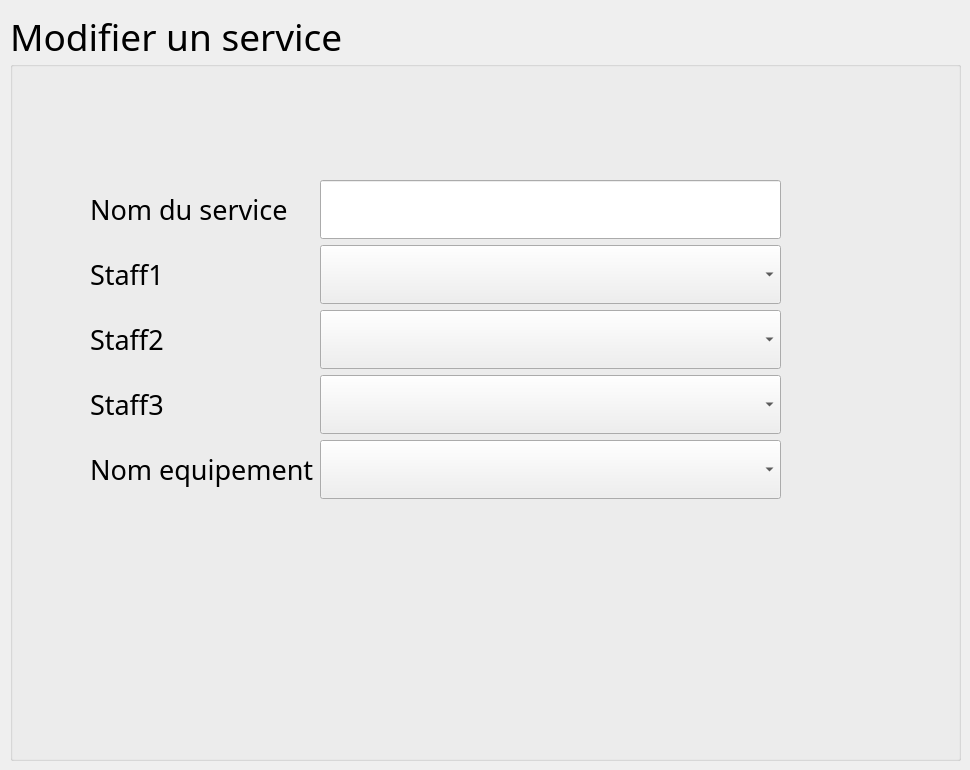
      <widget class="QWidget" name="ModifService">
       <widget class="QGroupBox" name="groupBox_6">
        <property name="geometry">
         <rect>
          <x>10</x>
          <y>10</y>
          <width>951</width>
          <height>751</height>
         </rect>
        </property>
        <property name="font">
         <font>
          <family>Quicksand SemiBold</family>
          <pointsize>28</pointsize>
         </font>
        </property>
        <property name="title">
         <string>Modifier un service</string>
        </property>
        <widget class="QPushButton" name="pushButton_modifService">
         <property name="geometry">
          <rect>
           <x>890</x>
           <y>700</y>
           <width>51</width>
           <height>41</height>
          </rect>
         </property>
         <property name="styleSheet">
          <string notr="true">#pushButton_modifService{
background-color: transparent;
border-image: url(:/pics/pics/valider.png);
background: none;
border: none;
background-repeat: none;
}</string>
         </property>
         <property name="text">
          <string/>
         </property>
        </widget>
        <widget class="QPushButton" name="pushButton_AnnulerModifService">
         <property name="geometry">
          <rect>
           <x>10</x>
           <y>710</y>
           <width>51</width>
           <height>31</height>
          </rect>
         </property>
         <property name="styleSheet">
          <string notr="true">#pushButton_AnnulerModifService{
background-color: transparent;
border-image: url(:/pics/pics/precedent.png);
background: none;
border: none;
background-repeat: none;
}</string>
         </property>
         <property name="text">
          <string/>
         </property>
        </widget>
        <widget class="QWidget" name="layoutWidget">
         <property name="geometry">
          <rect>
           <x>80</x>
           <y>170</y>
           <width>691</width>
           <height>321</height>
          </rect>
         </property>
         <layout class="QGridLayout" name="gridLayout_10">
          <item row="0" column="0">
           <widget class="QLabel" name="nom_service_3">
            <property name="font">
             <font>
              <family>Quicksand SemiBold</family>
              <pointsize>20</pointsize>
             </font>
            </property>
            <property name="text">
             <string>Nom du service</string>
            </property>
           </widget>
          </item>
          <item row="0" column="1">
           <widget class="QLineEdit" name="lineEdit_ModifNomService">
            <property name="readOnly">
             <bool>false</bool>
            </property>
           </widget>
          </item>
          <item row="1" column="0">
           <widget class="QLabel" name="staff1_3">
            <property name="font">
             <font>
              <family>Quicksand SemiBold</family>
              <pointsize>20</pointsize>
             </font>
            </property>
            <property name="text">
             <string>Staff1</string>
            </property>
           </widget>
          </item>
          <item row="1" column="1">
           <widget class="QComboBox" name="comboBox_ModifStaf1"/>
          </item>
          <item row="2" column="0">
           <widget class="QLabel" name="staff2_3">
            <property name="font">
             <font>
              <family>Quicksand SemiBold</family>
              <pointsize>20</pointsize>
             </font>
            </property>
            <property name="text">
             <string>Staff2</string>
            </property>
           </widget>
          </item>
          <item row="2" column="1">
           <widget class="QComboBox" name="comboBox_ModifStaf2"/>
          </item>
          <item row="3" column="0">
           <widget class="QLabel" name="staff3_3">
            <property name="font">
             <font>
              <family>Quicksand SemiBold</family>
              <pointsize>20</pointsize>
             </font>
            </property>
            <property name="text">
             <string>Staff3</string>
            </property>
           </widget>
          </item>
          <item row="3" column="1">
           <widget class="QComboBox" name="comboBox_ModifStaf3"/>
          </item>
          <item row="4" column="0">
           <widget class="QLabel" name="label_47">
            <property name="font">
             <font>
              <family>Quicksand SemiBold</family>
              <pointsize>20</pointsize>
             </font>
            </property>
            <property name="text">
             <string>Nom equipement</string>
            </property>
           </widget>
          </item>
          <item row="4" column="1">
           <widget class="QComboBox" name="comboBox_ModifEquip"/>
          </item>
         </layout>
        </widget>
       </widget>
      </widget>
